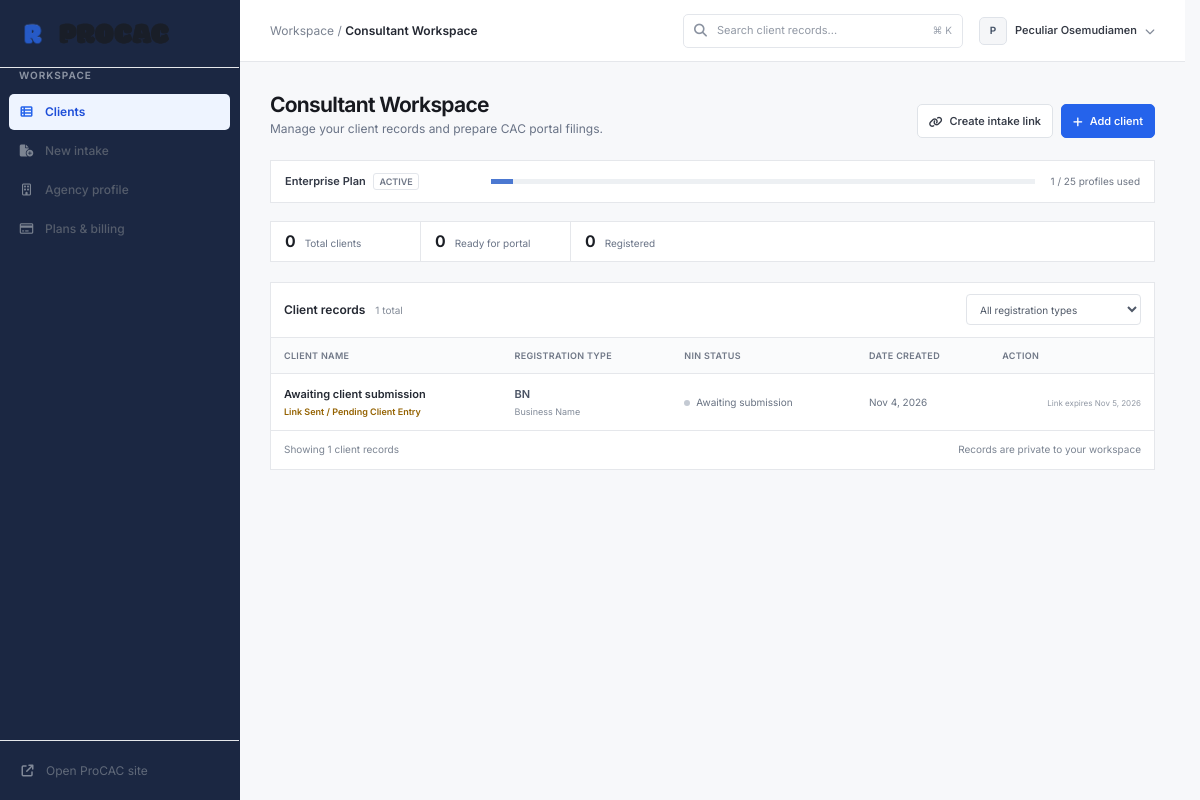
Page /dashboard/ (signed in) on the committed database.
### frontend/models.py (models this page shows, shortened)
class ClientIntakeLink(models.Model):
    FILING_TYPES = ClientProfile.ENTITY_TYPES
    consultant = models.ForeignKey(
        settings.AUTH_USER_MODEL,
        on_delete=models.CASCADE,
        related_name='client_intake_links',
        db_index=True,
    )
    token = models.UUIDField(default=uuid.uuid4, unique=True)
    filing_type = models.CharField(max_length=3, choices=FILING_TYPES)
    client_name_hint = models.CharField(max_length=255, blank=True, null=True)
    is_used = models.BooleanField(default=False, db_index=True)
    expires_at = models.DateTimeField(default=intake_link_expiry, db_index=True)
    created_at = models.DateTimeField(auto_now_add=True, db_index=True)
    class Meta:
        ordering = ['-created_at']

### frontend/views.py (the view)
# urls.py: path('dashboard/', views.dashboard, name='dashboard'),
@login_required
def dashboard(request):
    if request.method == 'POST':
        form = ClientProfileForm(request.POST)
        if form.is_valid():
            with transaction.atomic():
                User.objects.select_for_update().get(pk=request.user.pk)
                entity_type = form.cleaned_data['entity_type']
                can_add, allocation_error = _can_user_add_client(request.user, entity_type)
                if can_add:
                    client_profile = form.save(commit=False)
                    client_profile.user = request.user
                    client_profile.save()
            if not can_add:
                messages.error(request, allocation_error)
                return redirect('plans')
            messages.success(request, 'Client profile saved and ready for the extension.')
            return redirect('dashboard')
    else:
        form = ClientProfileForm()
    clients = ClientProfile.objects.filter(user=request.user)
    pending_intake_links = ClientIntakeLink.objects.filter(
        consultant=request.user,
        is_used=False,
        expires_at__gt=timezone.now(),
    )
    total_clients = clients.count()
    pending_intake_count = pending_intake_links.count()
    allocated_profile_count = total_clients + pending_intake_count
    ready_for_fill = clients.filter(status=ClientProfile.Status.READY).count()
    registered_clients = clients.filter(status=ClientProfile.Status.COMPLETED).count()
    plan = _active_plan_for_user(request.user)
    consultant_profile = ConsultantProfile.objects.filter(user=request.user).first()
    profile_limit = (
        consultant_profile.profile_limit_for_plan(plan)
        if consultant_profile
        else ConsultantProfile.PLAN_PROFILE_LIMITS.get(plan)
    )
    active_plan = dict(ConsultantProfile.PLAN_CHOICES).get(plan, 'Starter')
    return render(
        request,
        'frontend/dashboard.html',
        {
            'payment_required': request.GET.get('payment') == 'required',
            'payment_error': request.GET.get('payment_error', ''),
            'active_plan': active_plan,
            'client_profiles': clients,
            'pending_intake_links': pending_intake_links,
            'client_record_count': total_clients + pending_intake_links.count(),
            'allocated_profile_count': allocated_profile_count,
            'client_profile_form': form,
            'total_clients': total_clients,
            'ready_for_fill': ready_for_fill,
            'registered_clients': registered_clients,
            'profile_limit': profile_limit,
            'profile_usage_percent': (
                min(round(allocated_profile_count * 100 / profile_limit), 100)
                if profile_limit
                else None
            ),
            'profile_usage': (
                f'{allocated_profile_count} / {profile_limit} profiles used'
                if profile_limit is not None
                else f'{allocated_profile_count} / Unlimited profiles used'
            ),
            'entity_profile_limits': ConsultantProfile.PLAN_ENTITY_PROFILE_LIMITS.get(
                plan,
                {},
            ),
            'entity_profile_capacities': {
                entity_type: ConsultantProfile.PLAN_ENTITY_PROFILE_LIMITS.get(plan, {}).get(entity_type)
                for entity_type in ('BN', 'LTD', 'IT')
            },
            'business_name_count': clients.filter(entity_type='BN').count(),
            'limited_company_count': clients.filter(entity_type='LTD').count(),
            'incorporated_trustee_count': clients.filter(entity_type='IT').count(),
        },
    )

### frontend/locations.py (called while the page is built)
def lga_choices_for_state(state):
    return (('', 'Select an LGA'),) + tuple(
        (lga, lga) for lga in STATE_LGA_MAP.get(state, ())
    )

### frontend/models.py (called while the page is built)
    def profile_limit_for_plan(self, plan=None):
        if self.has_profile_limit_override:
            return self.profile_limit_override
        plan = plan or self.plan
        return self.PLAN_PROFILE_LIMITS.get(plan, self.PLAN_PROFILE_LIMITS['starter'])

### frontend/views.py (called while the page is built)
def _active_plan_for_user(user):
    subscription = _active_subscription_for_user(user)
    if subscription:
        return subscription.plan
    if user.subscriptions.filter(status=Subscription.Status.SUCCESSFUL).exists():
        return 'starter'
    profile = ConsultantProfile.objects.filter(user=user).first()
    return profile.plan if profile else 'starter'

def _active_subscription_for_user(user):
    return user.subscriptions.filter(
        status=Subscription.Status.SUCCESSFUL,
    ).filter(
        Q(expires_at__isnull=True) | Q(expires_at__gt=timezone.now()),
    ).first()

### frontend/templates/frontend/dashboard.html (shortened to what this page needs)
{% load static %}
<!doctype html>
<html lang="en">
<head>
  <link rel="stylesheet" href="https://cdn.jsdelivr.net/npm/bootstrap@5.3.3/dist/css/bootstrap.min.css">
  <link rel="stylesheet" href="{% static 'frontend/assets/css/main.css' %}">
  <link rel="stylesheet" href="{% static 'frontend/assets/css/theme.css' %}">
  <link rel="stylesheet" href="https://cdnjs.cloudflare.com/ajax/libs/font-awesome/6.4.0/css/all.min.css">
</head>
<body class="dashboard-page">
  <aside class="workspace-sidebar" aria-label="Workspace sidebar">
    <a class="workspace-brand" href="{% url 'home' %}" aria-label="ProCAC home">
      <img class="workspace-mark" src="{% static 'frontend/assets/images/logo/favicon-removebg-preview.png' %}" alt="">
      <img class="workspace-wordmark" src="{% static 'frontend/assets/images/logo/procac-wordmark.png' %}" alt="ProCAC">
    </a>
    <nav class="workspace-nav" aria-label="Workspace navigation">
      <span class="workspace-nav-label">Workspace</span>
      <a href="{% url 'dashboard' %}" aria-current="page" title="Clients"><i class="fa-solid fa-table-list" aria-hidden="true"></i><span>Clients</span></a>
      <a href="{% url 'intake' %}" title="New intake"><i class="fa-solid fa-file-circle-plus" aria-hidden="true"></i><span>New intake</span></a>
      <a href="{% url 'agency_profile' %}" title="Agency profile"><i class="fa-regular fa-building" aria-hidden="true"></i><span>Agency profile</span></a>
      <a href="{% url 'plans' %}" title="Plans & billing"><i class="fa-regular fa-credit-card" aria-hidden="true"></i><span>Plans &amp; billing</span></a>
    </nav>
    <div class="sidebar-bottom">
      <a href="{% url 'home' %}"><i class="fa-solid fa-arrow-up-right-from-square" aria-hidden="true"></i><span>Open ProCAC site</span></a>
    </div>
  </aside>
  <div class="workspace">
    <header class="workspace-topbar">
      <div class="breadcrumb-title">Workspace <span aria-hidden="true">/</span> <strong>Consultant Workspace</strong></div>
      <div class="topbar-tools">
        <label class="global-search" for="clientSearch">
          <i class="fa-solid fa-magnifying-glass" aria-hidden="true"></i>
          <input type="search" id="clientSearch" placeholder="Search client records..." autocomplete="off">
          <span class="search-shortcut">⌘ K</span>
        </label>
        <details class="account-menu">
          <summary aria-label="User account menu">
            <span class="account-initials" aria-hidden="true">{{ request.user.get_full_name|default:request.user.email|slice:":1"|upper }}</span>
            <span class="account-name">{{ request.user.get_full_name|default:request.user.email }}</span>
            <i class="fa-solid fa-chevron-down" aria-hidden="true"></i>
          </summary>
        </details>
      </div>
    </header>
    <main class="workspace-main" id="workspace">
      <div class="page-heading">
        <div>
          <h1>Consultant Workspace</h1>
          <p>Manage your client records and prepare CAC portal filings.</p>
        </div>
        <div class="d-flex flex-wrap gap-2">
          <button type="button" class="flat-button" data-bs-toggle="modal" data-bs-target="#createIntakeLinkModal">
            <i class="fa-solid fa-link" aria-hidden="true"></i> Create intake link
          </button>
          <button type="button" class="flat-button flat-button-primary" data-bs-toggle="modal" data-bs-target="#newClientModal">
            <i class="fa-solid fa-plus" aria-hidden="true"></i> Add client
          </button>
        </div>
      </div>
      <section class="usage-row" aria-label="Subscription usage">
        <div class="usage-label">{{ active_plan }} Plan <span class="plan-tag">Active</span></div>
        {% if profile_limit %}
          <div class="usage-track" role="progressbar" aria-label="Client profile allocation" aria-valuemin="0" aria-valuemax="{{ profile_limit }}" aria-valuenow="{{ total_clients }}">
            <div class="usage-fill" style="width: {{ profile_usage_percent }}%"></div>
          </div>
        {% else %}
          <div class="usage-track" role="img" aria-label="Unlimited client profile allocation"></div>
        {% endif %}
        <div class="usage-count">{{ profile_usage }}</div>
      </section>
      <section class="summary-strip" aria-label="Client summary">
        <div class="summary-item"><h3>{{ total_clients|default:0 }}</h3><span>Total clients</span></div>
        <div class="summary-item"><h3>{{ ready_for_fill|default:0 }}</h3><span>Ready for portal</span></div>
        <div class="summary-item"><h3>{{ registered_clients|default:0 }}</h3><span>Registered</span></div>
      </section>
      <section id="clients" aria-labelledby="records-title">
        <div class="records-toolbar">
          <h2 class="records-title" id="records-title">Client records <span class="records-meta">{{ client_record_count }} total</span></h2>
          <div class="record-filters">
            <select class="filter-select" id="filterType" aria-label="Filter by registration type">
              <option value="ALL">All registration types</option>
            </select>
          </div>
        </div>
        <div class="table-scroll">
          <table class="client-table">
            <thead>
              <tr>
                <th scope="col">Client name</th>
                <th scope="col">Registration type</th>
                <th scope="col">NIN status</th>
                <th scope="col">Date created</th>
                <th scope="col">Action</th>
              </tr>
            </thead>
            <tbody id="clientTableBody">
              {% for intake_link in pending_intake_links %}
                <tr
                  class="intake-pending-row"
                  data-type="{{ intake_link.filing_type }}"
                  data-search="{{ intake_link.client_name_hint|default:'awaiting client submission'|lower }} {{ intake_link.filing_type|lower }}"
                  data-intake-link-id="{{ intake_link.pk }}"
                >
                  <td>
                    <span class="client-name">{{ intake_link.client_name_hint|default:"Awaiting client submission" }}</span>
                    <span class="intake-status pending">Link Sent / Pending Client Entry</span>
                  </td>
                  <td><span class="entity-code">{{ intake_link.filing_type }}</span><span class="entity-name">{{ intake_link.get_filing_type_display }}</span></td>
                  <td><span class="nin-state">Awaiting submission</span></td>
                  <td><time class="created-date" datetime="{{ intake_link.created_at|date:'c' }}">{{ intake_link.created_at|date:"M j, Y" }}</time></td>
                  <td><span class="inject-target">Link expires {{ intake_link.expires_at|date:"M j, Y" }}</span></td>
                </tr>
              {% endfor %}
            </tbody>
          </table>
        </div>
        <div class="table-footer">
          <span id="visibleClientCount">Showing {{ client_record_count }} client records</span>
          <span>Records are private to your workspace</span>
        </div>
      </section>
    </main>
  </div>
</body>
</html>

### frontend/static/frontend/assets/css/theme.css (style rules this page uses)
:root { --brand-blue: #1f5c78; --brand-teal: #147d73; --brand-orange: #c59a48; --brand-dark: #15344b; --brand-dark-soft: #24495f; --brand-bg: #f4f6f2; --brand-border: #dce5e0; --brand-text: #233541; --brand-muted: #64757c; --bs-primary: var(--brand-blue); --bs-primary-rgb: 31, 92, 120; --bs-primary-text-emphasis: #15344b; --bs-primary-bg-subtle: #e8f0f3; --bs-primary-border-subtle: #bfd2da; --bs-success: var(--brand-teal); --bs-success-rgb: 20, 125, 115; --bs-success-text-emphasis: #0b625a; --bs-success-bg-subtle: #e5f2ee; --bs-success-border-subtle: #b7d9d0; --bs-warning: var(--brand-orange); --bs-warning-rgb: 197, 154, 72; --bs-light: var(--brand-bg); --bs-light-rgb: 244, 246, 242; --bs-secondary: var(--brand-muted); --bs-secondary-rgb: 100, 117, 124; --bs-dark: var(--brand-dark); --bs-dark-rgb: 21, 52, 75; --bs-link-color: var(--brand-blue); --bs-link-hover-color: var(--brand-teal); --bs-body-bg: var(--brand-bg); --bs-body-color: var(--brand-text); --bs-border-color: var(--brand-border); }
body { background-color: var(--brand-bg); color: var(--brand-text); }
.dashboard-page { background-color: var(--brand-dark) !important; }

### rows in the picture
ClientIntakeLink: client_name_hint "Awaiting client submission", filing_type "BN", filing_type "Business Name", created_at "Nov 4, 2026", expires_at "Nov 5, 2026"

### other values in the picture
{{ request.user.get_full_name|default:request.user.email|slice:":1"|upper }} "P"
{{ request.user.get_full_name|default:request.user.email }} "Peculiar Osemudiamen"
{{ active_plan }} "Enterprise"
{{ profile_usage }} "1 / 25 profiles used"
{{ total_clients|default:0 }} "0"
{{ ready_for_fill|default:0 }} "0"
{{ registered_clients|default:0 }} "0"
{{ client_record_count }} "1"
